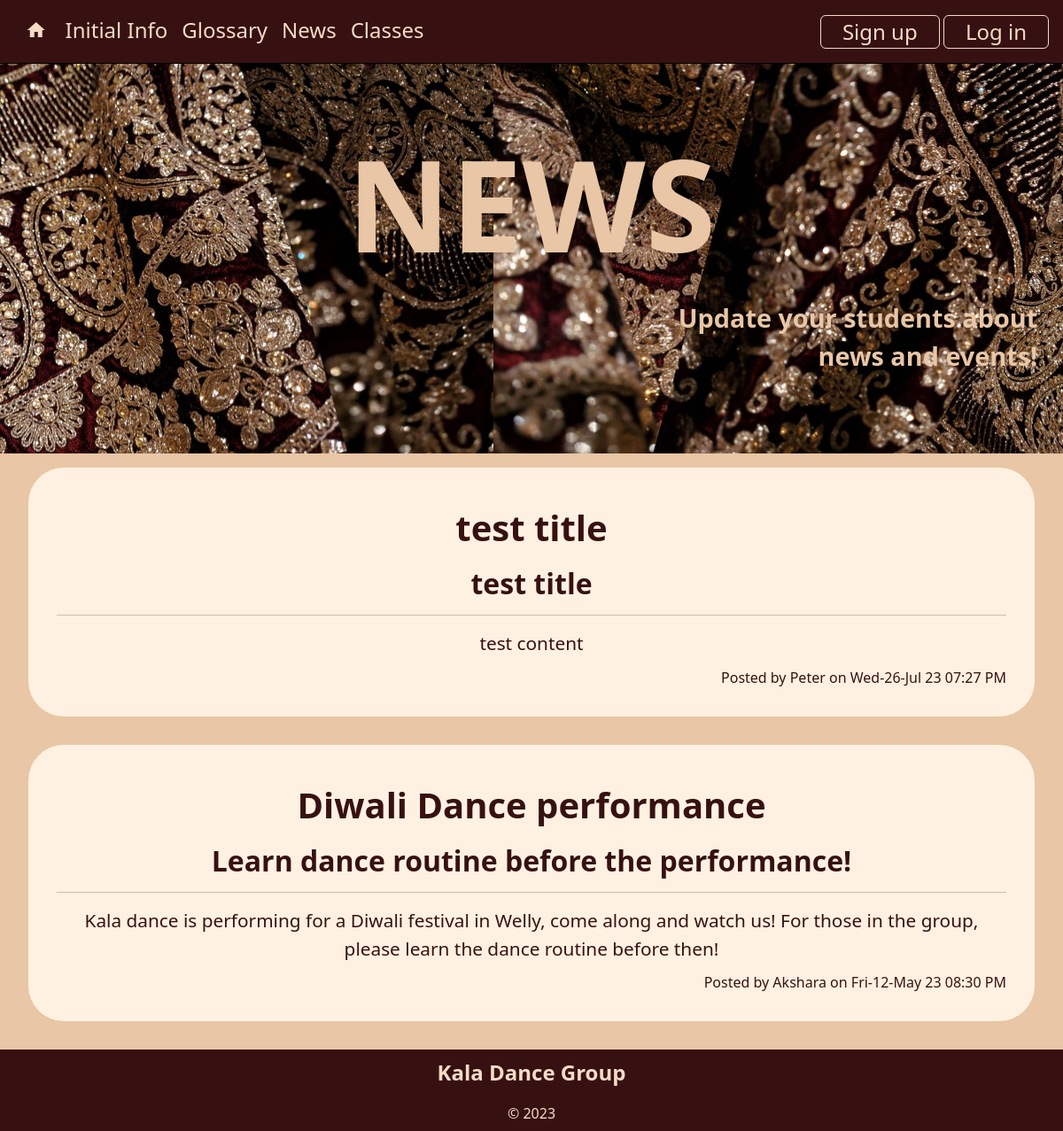
The app's page /news, older data.
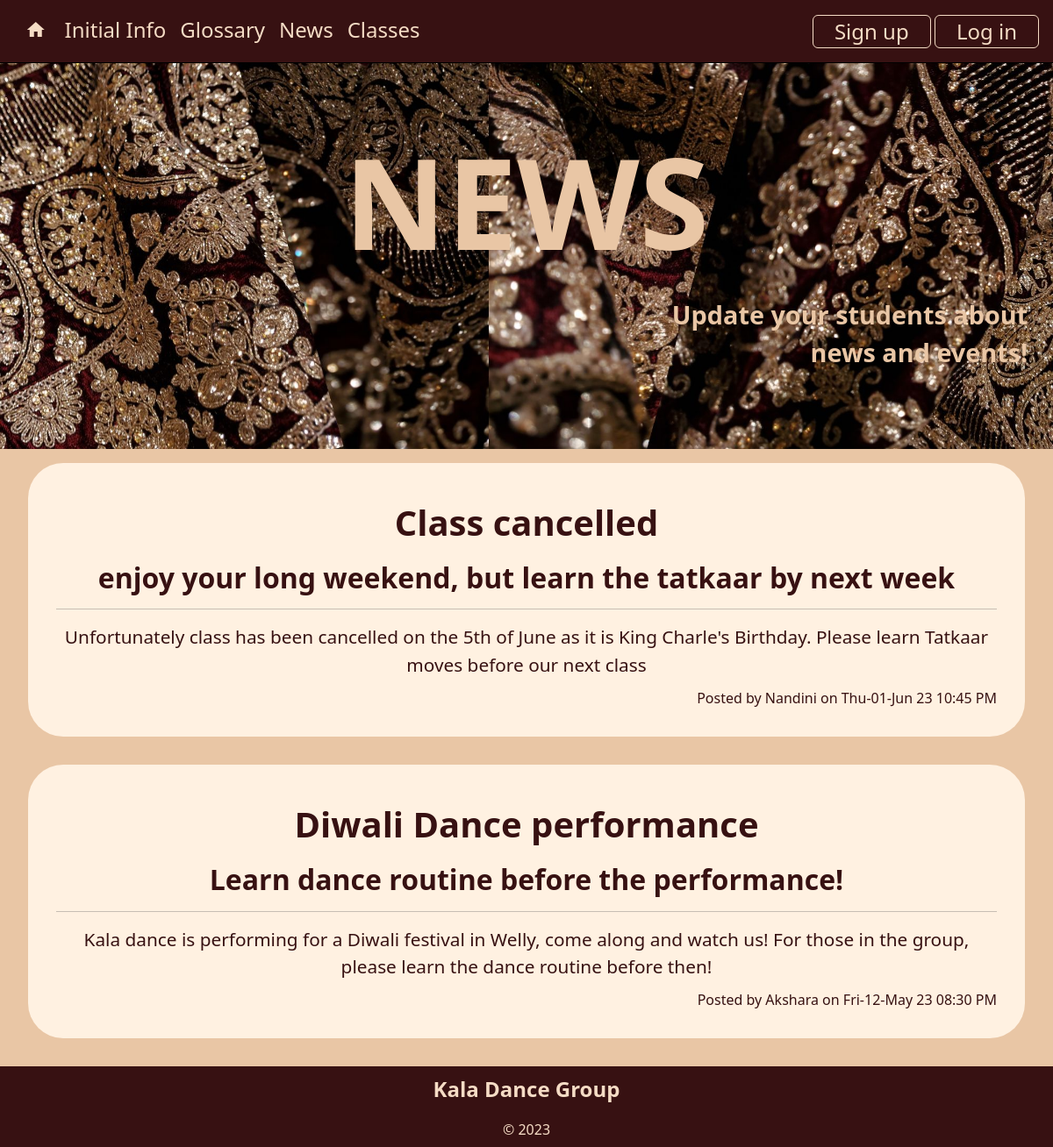
The same page, newer data.
### tables this page shows
CREATE TABLE news(
    news_id integer primary key autoincrement,
    title text not null unique,
    subtitle text not null unique,
    content text not null unique,
    newsdate date not null,
    member_id integer not null,
    foreign key(member_id) references member(member_id)
);

CREATE TABLE member(
    member_id integer primary key autoincrement,
    firstname text not null,
    surname text not null,
    email text  not null unique,
    age_group text not null,
    about_me text,
    password text not null,
    authorisation integer not null
);

### server.py (the view)
@app.route('/news')
def news():
    sql = """ select news.news_id, news.title, news.subtitle, news.content, news.newsdate, member.firstname
    from news
    join member on news.member_id = member.member_id
    order by news.newsdate desc;
    """
    result = run_search_query_tuples(sql, (), db_path, True)
    print(result)
    return render_template("news.html", news=result)

### db_function.py (called while the page is built)
def run_search_query_tuples(sql_query,values_tuple, file_path, rowfactory=False):
    result = None
    try:
        db = sqlite3.connect(file_path)
        if rowfactory:
            db.row_factory = sqlite3.Row
        cursor = db.cursor()
        cursor.execute(sql_query,values_tuple)
        result = cursor.fetchall()
        cursor.close()
    except sqlite3.Error as error:
        print("Error running search query tuples: {}".format(error))
        return None
    db.close()
    if result is None:
        print("No search values were found")
    return result

### server.py (called while the page is built)
@app.template_filter()
def news_date(sqlite_dt):
    x = datetime.strptime(sqlite_dt, '%Y-%m-%d %H:%M:%S')
    return x.strftime('%a-%d-%b %y %I:%M %p')

### templates/news.html (shortened to what this page needs)
{% extends "layout.html" %}
{% block banner %}
static/images/BigBanner.jpg
{% endblock %}
{% block header %}
NEWS
{% endblock %}
{% block quote %}
Update your students about <br>
news and events!
{% endblock %}
{% block content %}
{% for row in news %}
<div class="container_round">
    <h2>{{ row['title'] }}</h2>
    <h3 class="subtitle">{{ row['subtitle'] }}</h3>
    <hr>
    <p class="big-text">{{ row['content'] }}</p>
    <div class="meta text-end">Posted by {{ row['firstname'] }} on {{ row['newsdate'] | news_date}}</div>
</div>
{% endfor %}
{% endblock %}

### templates/layout.html (shortened to what this page needs)
<!DOCTYPE html>
<html lang="en">
<head>
<link href="https://cdn.jsdelivr.net/npm/bootstrap@5.2.3/dist/css/bootstrap.min.css" rel="stylesheet">
<link rel="stylesheet" href="static/StyleSheet.css">
</head>
<body>
<div class="container-fluid">
    <nav class="navbar navbar-expand-lg navbar-dark px-3 py-3.5 fixed-top">
    <div class="collapse navbar-collapse" id="collapsibleNavbar">
        <ul class="navbar-nav">
            <li class="nav-item">
                <a class="nav-link" href="/"><i class="material-icons">home</i></a>
            </li>
            <li class="nav-item">
                <a class="nav-link" href="/initialinfo">Initial Info</a>
            </li>
            <li class="nav-item">
                <a class="nav-link" href="/glossary">Glossary</a>
            </li>
            <li class="nav-item">
                <a class="nav-link" href="/news">News</a>
            </li>
            <li class="nav-item">
                <a class="nav-link" href="/classes">Classes</a>
            </li>
        </ul>
        <div class="ms-auto nav-item">
            {%  if session %}
            <a class="nav-link btn btn-outline" href="/logout">Log out</a>
            {%  else %}
            <a class="nav-link btn btn-outline" href="/signup">Sign up</a>
            <a class="nav-link btn btn-outline" href="/login">Log in</a>
            {%  endif %}
        </div>
    </div>
</nav>
</div>
<div class="container-fluid position-relative mb-0">
    <div > <img class="img-fluid part-img banner card-img-top" src="{% block banner %}{% endblock %}" alt=""></div>
    <div class="text-float">
        <div class="header">{% block header %}{% endblock %} </div>
        <div class="header-quote">{% block quote %}{% endblock %}</div>
    </div>
</div>
{% block content %}
{% endblock %}
<footer class="container-fluid footer-content">
    <p>Kala Dance Group</p>
    <div>&copy; 2023</div>
</footer>
</body>
</html>

### static/StyleSheet.css (style rules this page uses)
:root { --beige: rgb(233, 198, 165); --almond: rgb(255, 241, 225); --light-beige: rgb(245, 220, 197); --maroon: rgb(55, 17, 18); --light-maroon: rgb(88, 23, 24); }
body { font-family: 'Noto Sans', sans-serif; font-size: 100%; background-color: var(--beige); }
.navbar { background-color: var(--maroon); border-bottom: 1px solid black; }
.nav-link { text-align: center; font-size: 1.5em; color: var(--light-beige); }
nav .btn-outline { display: inline-block; }
.material-icons { padding: 0.25em 0.2em; }
.btn { background-color: var(--maroon); color: var(--light-beige); }
.btn-outline { border: 1px solid var(--light-beige); padding: 0em 1em; }
h2 { font-size: 2.5em; text-align: center; font-weight: 600; padding: 0.3em 0; color: var(--maroon); }
h3 { font-size: 2em; text-align: center; font-weight: 600; margin: 0; color: var(--maroon); }
li { color: var(--maroon); }
.container-fluid { border: 0px; padding:0; }
.container_round { border: 0px solid blue; background-color: var(--almond); padding: 2em 2em; margin-bottom: 2em; margin-top: 1em; margin-left: 2em; margin-right: 2em; border-radius: 40px; }
.part-img { max-width: 100%; display: block; }
.text-float { font-size: 3em; text-align: center; font-weight: 600; color: var(--beige); position:absolute; left:50%; top:50%; width:100%; transform:translate(-50%,-50%); border: 0px solid green; }
.text-float .header { font-size: 3em; }
.text-float .header-quote { font-size: 0.6em; text-align: right; padding: 0em 1em; }
.banner { margin-top: 2em; }
.big-text { font-size: 1.3em; text-align: center; font-weight: 500; margin: 0; color: var(--maroon); padding-bottom: 0.5em; }
.meta { font-size: 1em; color: var(--maroon); }
.footer-content { background-color: var(--maroon); text-align: center; padding: 0.5em 0 0.5em 0; color: var(--light-beige); }
.footer-content p:first-child { font-weight:600; font-size: 1.5em; }

Row changes from the older to the newer data that the page shows:
removed news: title "test title", subtitle "test title", content "test content", firstname "Peter", newsdate|news_date "Wed-26-Jul 23 07:27 PM"
added news: title "Class cancelled", subtitle "enjoy your long weekend, but learn the tatkaar by next week", content "Unfortunately class has been cancelled on the 5th of June as it is King Charle's Birthday. Please learn Tatkaar moves before our next class", firstname "Nandini", newsdate|news_date "Thu-01-Jun 23 10:45 PM"
